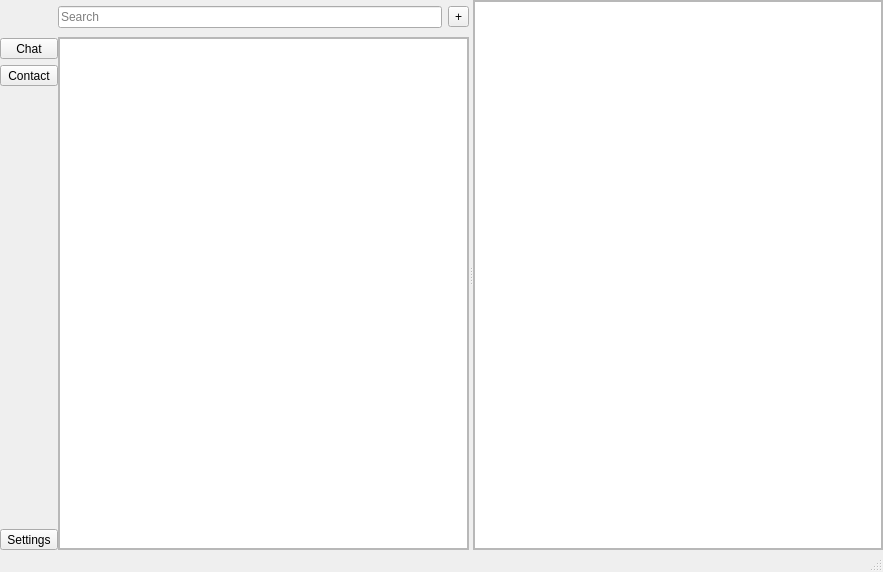
<?xml version="1.0" encoding="UTF-8"?>
<ui version="4.0">
 <class>ChatWindow</class>
 <widget class="QMainWindow" name="ChatWindow">
  <property name="geometry">
   <rect>
    <x>0</x>
    <y>0</y>
    <width>883</width>
    <height>572</height>
   </rect>
  </property>
  <property name="windowTitle">
   <string>ChatWindow</string>
  </property>
  <widget class="QWidget" name="centralwidget">
   <layout class="QHBoxLayout" name="chat_layout">
    <property name="spacing">
     <number>0</number>
    </property>
    <property name="leftMargin">
     <number>0</number>
    </property>
    <property name="topMargin">
     <number>0</number>
    </property>
    <property name="rightMargin">
     <number>0</number>
    </property>
    <property name="bottomMargin">
     <number>0</number>
    </property>
    <item>
     <widget class="QWidget" name="navigate_widget" native="true">
      <property name="sizePolicy">
       <sizepolicy hsizetype="Fixed" vsizetype="Preferred">
        <horstretch>0</horstretch>
        <verstretch>0</verstretch>
       </sizepolicy>
      </property>
      <layout class="QVBoxLayout" name="navigate_layout">
       <property name="leftMargin">
        <number>0</number>
       </property>
       <property name="topMargin">
        <number>0</number>
       </property>
       <property name="rightMargin">
        <number>0</number>
       </property>
       <property name="bottomMargin">
        <number>0</number>
       </property>
       <item>
        <widget class="QToolButton" name="navigate_button_avatar">
         <property name="sizePolicy">
          <sizepolicy hsizetype="Preferred" vsizetype="Preferred">
           <horstretch>0</horstretch>
           <verstretch>0</verstretch>
          </sizepolicy>
         </property>
         <property name="minimumSize">
          <size>
           <width>32</width>
           <height>32</height>
          </size>
         </property>
         <property name="tabletTracking">
          <bool>true</bool>
         </property>
         <property name="toolTip">
          <string>view and updata</string>
         </property>
         <property name="autoFillBackground">
          <bool>false</bool>
         </property>
         <property name="styleSheet">
          <string notr="true">QToolButton#navigate_button_avatar,
QToolButton#navigate_button_avatar:hover,
QToolButton#navigate_button_avatar:pressed {
    background: transparent;
    border: none;
}</string>
         </property>
         <property name="text">
          <string/>
         </property>
        </widget>
       </item>
       <item>
        <layout class="QVBoxLayout" name="navigate_layout_contact">
         <item>
          <widget class="QToolButton" name="navigate_button_chat_room">
           <property name="sizePolicy">
            <sizepolicy hsizetype="Preferred" vsizetype="Preferred">
             <horstretch>0</horstretch>
             <verstretch>0</verstretch>
            </sizepolicy>
           </property>
           <property name="text">
            <string>Chat</string>
           </property>
          </widget>
         </item>
         <item>
          <widget class="QToolButton" name="navigate_button_contact">
           <property name="sizePolicy">
            <sizepolicy hsizetype="Preferred" vsizetype="Preferred">
             <horstretch>0</horstretch>
             <verstretch>0</verstretch>
            </sizepolicy>
           </property>
           <property name="text">
            <string>Contact</string>
           </property>
          </widget>
         </item>
        </layout>
       </item>
       <item>
        <spacer name="navigate_spacer_middle">
         <property name="orientation">
          <enum>Qt::Orientation::Vertical</enum>
         </property>
         <property name="sizeHint" stdset="0">
          <size>
           <width>20</width>
           <height>344</height>
          </size>
         </property>
        </spacer>
       </item>
       <item>
        <widget class="QToolButton" name="button_settings">
         <property name="sizePolicy">
          <sizepolicy hsizetype="Preferred" vsizetype="Preferred">
           <horstretch>0</horstretch>
           <verstretch>0</verstretch>
          </sizepolicy>
         </property>
         <property name="text">
          <string>Settings</string>
         </property>
        </widget>
       </item>
      </layout>
     </widget>
    </item>
    <item>
     <widget class="QSplitter" name="chat_splitter">
      <property name="orientation">
       <enum>Qt::Orientation::Horizontal</enum>
      </property>
      <widget class="QWidget" name="widget_contact_list" native="true">
       <layout class="QVBoxLayout" name="layout_widget_contact_list">
        <property name="spacing">
         <number>6</number>
        </property>
        <property name="leftMargin">
         <number>0</number>
        </property>
        <property name="topMargin">
         <number>0</number>
        </property>
        <property name="rightMargin">
         <number>0</number>
        </property>
        <property name="bottomMargin">
         <number>0</number>
        </property>
        <item>
         <layout class="QHBoxLayout" name="layout_search">
          <property name="leftMargin">
           <number>0</number>
          </property>
          <property name="topMargin">
           <number>6</number>
          </property>
          <property name="rightMargin">
           <number>0</number>
          </property>
          <property name="bottomMargin">
           <number>3</number>
          </property>
          <item>
           <widget class="QLineEdit" name="edit_search">
            <property name="maxLength">
             <number>256</number>
            </property>
            <property name="readOnly">
             <bool>true</bool>
            </property>
            <property name="placeholderText">
             <string>Search</string>
            </property>
            <property name="clearButtonEnabled">
             <bool>false</bool>
            </property>
           </widget>
          </item>
          <item>
           <widget class="QToolButton" name="button_add">
            <property name="text">
             <string>+</string>
            </property>
           </widget>
          </item>
         </layout>
        </item>
        <item>
         <widget class="QStackedWidget" name="stacked_contact_list">
          <property name="frameShape">
           <enum>QFrame::Shape::StyledPanel</enum>
          </property>
          <property name="frameShadow">
           <enum>QFrame::Shadow::Raised</enum>
          </property>
          <widget class="QWidget" name="stacked_page_chat_room">
           <layout class="QGridLayout" name="stacked_layout_chat">
            <property name="leftMargin">
             <number>0</number>
            </property>
            <property name="topMargin">
             <number>0</number>
            </property>
            <property name="rightMargin">
             <number>0</number>
            </property>
            <property name="bottomMargin">
             <number>0</number>
            </property>
            <item row="0" column="0">
             <widget class="QTreeView" name="page_list_chat_room"/>
            </item>
           </layout>
          </widget>
          <widget class="QWidget" name="stacked_page_contact">
           <layout class="QGridLayout" name="stacked_layout_contact">
            <property name="leftMargin">
             <number>0</number>
            </property>
            <property name="topMargin">
             <number>0</number>
            </property>
            <property name="rightMargin">
             <number>0</number>
            </property>
            <property name="bottomMargin">
             <number>0</number>
            </property>
            <item row="0" column="0">
             <widget class="QTreeView" name="page_list_contact"/>
            </item>
           </layout>
          </widget>
         </widget>
        </item>
       </layout>
      </widget>
      <widget class="QStackedWidget" name="stacked_contact_detail">
       <property name="frameShape">
        <enum>QFrame::Shape::StyledPanel</enum>
       </property>
       <property name="frameShadow">
        <enum>QFrame::Shadow::Raised</enum>
       </property>
       <widget class="QWidget" name="stacked_page_detail">
        <layout class="QGridLayout" name="stacked_layout_detail">
         <property name="leftMargin">
          <number>0</number>
         </property>
         <property name="topMargin">
          <number>0</number>
         </property>
         <property name="rightMargin">
          <number>0</number>
         </property>
         <property name="bottomMargin">
          <number>0</number>
         </property>
         <item row="0" column="0">
          <widget class="QTreeView" name="page_list_detail"/>
         </item>
        </layout>
       </widget>
      </widget>
     </widget>
    </item>
   </layout>
  </widget>
  <widget class="QMenuBar" name="menubar">
   <property name="geometry">
    <rect>
     <x>0</x>
     <y>0</y>
     <width>883</width>
     <height>33</height>
    </rect>
   </property>
  </widget>
  <widget class="QStatusBar" name="statusbar"/>
 </widget>
 <resources/>
 <connections/>
</ui>
